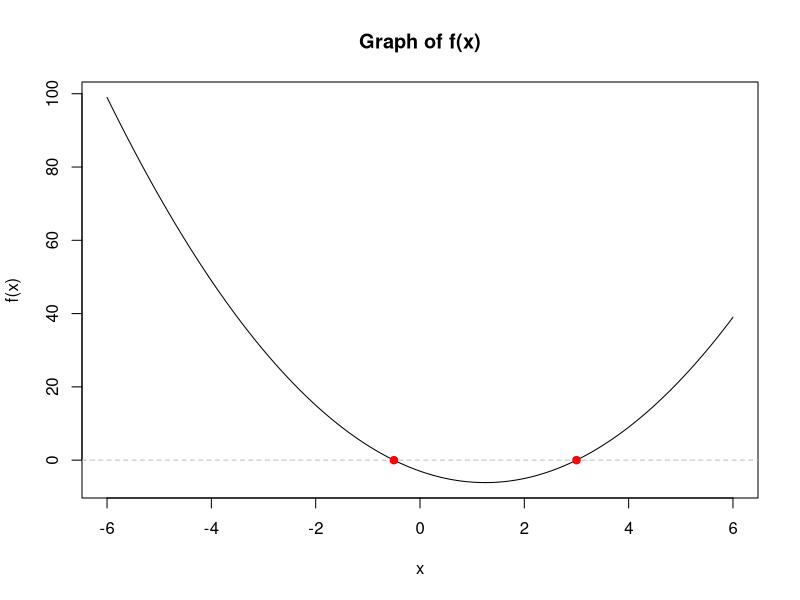
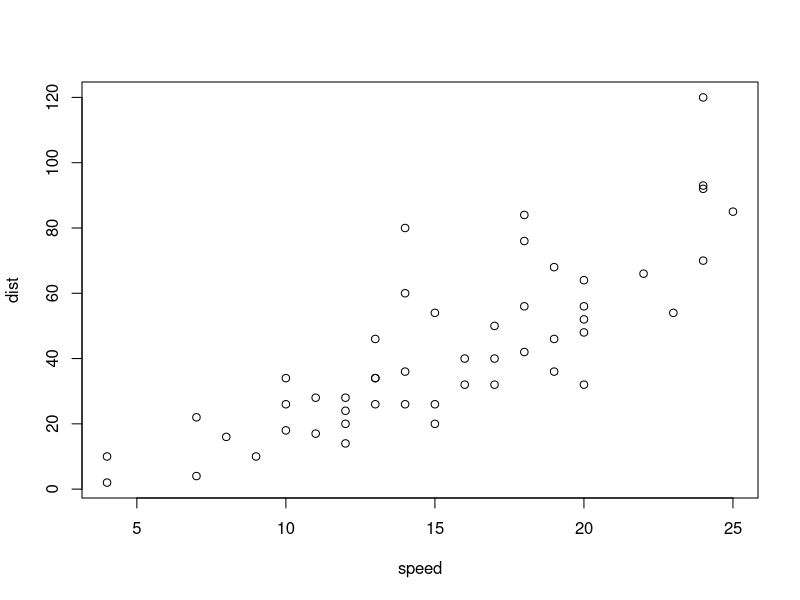
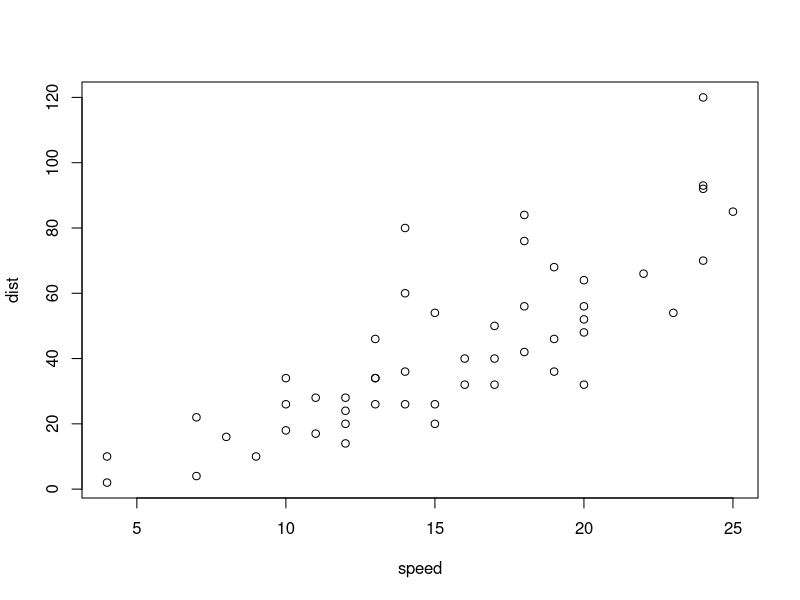

These charts were generated, in order, by the following R code:
## ---- chunk 1
   # Example idea (you can change it):
         png("../img/cars.png", width = 800, height = 500) #open png device 
         plot(cars)
         dev.off()
## ---- chunk 2
png("../img/plot.png", width = 800, height = 500)
plot(cars)
dev.off()
## ---- chunk 3
    
     a <- 2
   b <- -5
      c <- -3
      # 
      disc <- b^2 - 4*a*c
      disc
      
     
## ---- chunk 4
   # Create x values and compute f(x)
x <- seq(-6, 6, length.out = 400)
fx <- a * x^2 + b * x + c

# Coefficients
a <- 2
b <- -5
c <- -3

# Create x values and compute f(x)
x <- seq(-6, 6, length.out = 400)
fx <- a * x^2 + b * x + c


## ---- chunk 5
# Plot f(x)
plot(x, fx, type = "l",
     xlab = "x", ylab = "f(x)",
     main = "Graph of f(x)")

# Horizontal line at y = 0
abline(h = 0, col = "gray", lty = 2)

# Compute discriminant
disc <- b^2 - 4 * a * c

# Plot real roots if they exist
 if (disc >= 0) 
# roots <- # Plot real roots if they exist
if (disc >= 0) {
  roots <- c((-b + sqrt(disc)) / (2*a),
             (-b - sqrt(disc)) / (2*a))
  points(roots, rep(0, length(roots)), col = "red", pch = 19)
}



# x <- seq(-6, 6, length.out = 400)
# fx <- a*x^2 + b*x + c
    
# Hint: use plot(x, fx, type="l") and abline(h=0)
## ---- chunk 6
coefs <- scan("../data/coefs.txt")

a <- coefs[1]
b <- coefs[2]
c <- coefs[3]

disc <- b^2 - 4*a*c
disc
